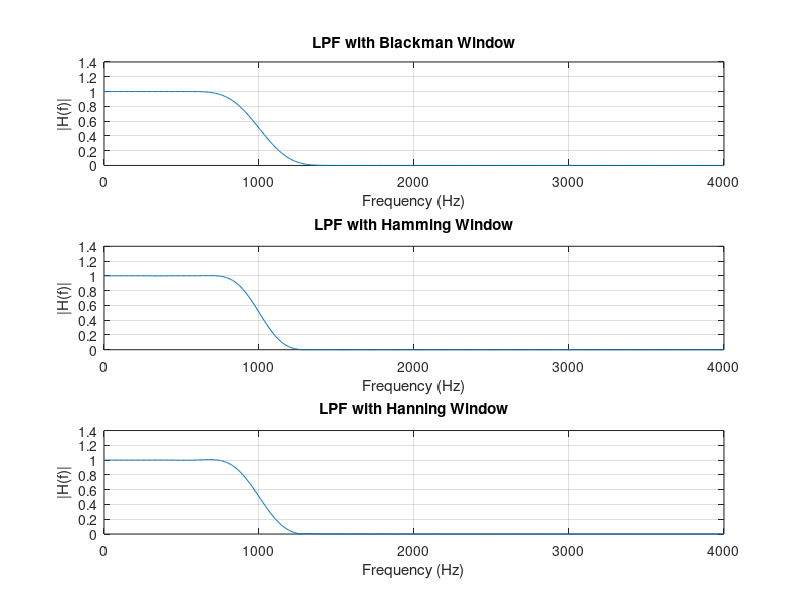

MATLAB code to generate this figure:
clc;
clear;
close all;

%% Specifications
Fs = 8000;              % Sampling frequency
fc = 1000;              % Cutoff frequency (Hz)
N  = 50;                % Filter order
M  = N + 1;             % Number of points

%% Normalized cutoff (relative to Nyquist)
fc_norm = fc / (Fs/2);

%% Ideal LPF impulse response (sinc)
n = 0:N;
alpha = N/2;
h_lp_ideal = fc_norm * sinc(fc_norm*(n - alpha));

%% Window functions
w_ham   = 0.54 - 0.46*cos(2*pi*n/N);
w_han   = 0.5*(1 - cos(2*pi*n/N));
w_black = 0.42 - 0.5*cos(2*pi*n/N) + 0.08*cos(4*pi*n/N);

%% Apply windows
h_ham   = h_lp_ideal .* w_ham;
h_han   = h_lp_ideal .* w_han;
h_black = h_lp_ideal .* w_black;

%% Frequency responses (zero-padded FFT for smoothness)
L = 1024;
H_ham   = fft(h_ham, L);
H_han   = fft(h_han, L);
H_black = fft(h_black, L);

f = linspace(0, Fs/2, L/2); % Frequency axis (Hz)

%% Plot magnitude responses
figure;
subplot(3,1,1);
plot(f, abs(H_black(1:L/2)));
title('LPF with Blackman Window');
xlabel('Frequency (Hz)'); ylabel('|H(f)|'); grid on;

subplot(3,1,2);
plot(f, abs(H_ham(1:L/2)));
title('LPF with Hamming Window');
xlabel('Frequency (Hz)'); ylabel('|H(f)|'); grid on;

subplot(3,1,3);
plot(f, abs(H_han(1:L/2)));
title('LPF with Hanning Window');
xlabel('Frequency (Hz)'); ylabel('|H(f)|'); grid on;
